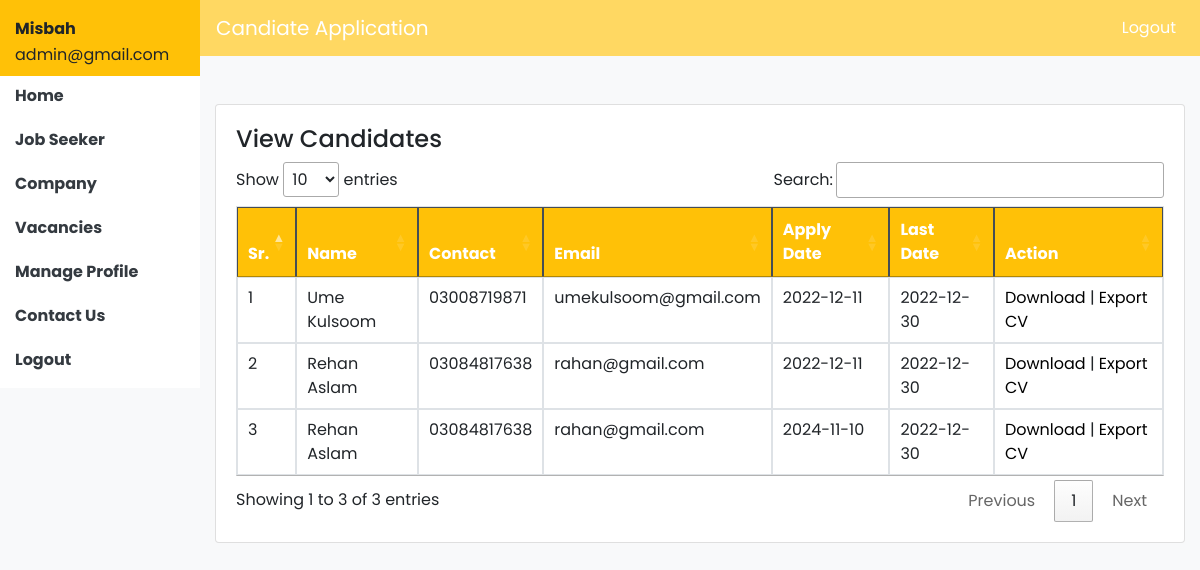
The page /admin/vacancies_detail.php?id=1 (signed in) on the database its author committed.
### tables this page shows
CREATE TABLE `post_applied` (
  `id` int(11) NOT NULL,
  `job_seeker_id` int(11) NOT NULL,
  `vacancy_id` int(11) NOT NULL,
  `apply_date` date NOT NULL,
  `status` int(11) NOT NULL,
  `shortlist` int(11) NOT NULL
);

CREATE TABLE `job_seeker` (
  `id` int(11) NOT NULL,
  `name` varchar(80) NOT NULL,
  `contact` varchar(40) NOT NULL,
  `email` varchar(40) NOT NULL,
  `city` varchar(40) NOT NULL,
  `password` varchar(40) NOT NULL,
  `address` varchar(80) NOT NULL,
  `profile_img` varchar(80) NOT NULL,
  `status` int(11) NOT NULL
);

CREATE TABLE `vacancies` (
  `id` int(11) NOT NULL,
  `company_id` int(11) NOT NULL,
  `title` varchar(150) NOT NULL,
  `job_type` varchar(80) NOT NULL,
  `position` varchar(40) NOT NULL,
  `qualification` varchar(80) NOT NULL,
  `skills` varchar(200) NOT NULL,
  `experience` varchar(200) NOT NULL,
  `location` varchar(80) NOT NULL,
  `salary` varchar(40) NOT NULL,
  `last_date` date NOT NULL,
  `description` text NOT NULL,
  `added_on` date NOT NULL,
  `status` int(11) NOT NULL
);

### admin/session.php (called while the page is built, shortened)
<?php
include_once "../dbc.php";
$sql="select * from admin where email='".$_SESSION['admin']."'";
$result=mysqli_query($con,$sql);
$admin=mysqli_fetch_array($result);
?>

### admin/vacancies_detail.php (the view, shortened to what this page needs)
<?php
include_once "session.php";
include_once "header.php";
?>
<div class="container-fluid">
<div class="row">
<div class="col-md-2">
<?php
include_once "sidebar.php";
$id=$_REQUEST['id'];
?>
</div>
<div class="col-md-10">
<nav class="row navbar navbar-expand-lg navbar-dark" style="background-color: #FFD862;">
  <a class="navbar-brand" href="home.php">Candiate Application</a>
  <div class="collapse navbar-collapse" id="navbarSupportedContent">
    <ul class="navbar-nav ml-auto">
      <li class="nav-item active">
        <a class="nav-link" href="logout.php">Logout <span class="sr-only">(current)</span></a>
      </li>
    </ul>
  </div>
</nav>
<div class="card mt-5">
<div class="card-body">
<h4>View Candidates</h4>
<table class="table table-bordered mt-4" id="myTable">
<thead class="table-dark bg-warning">
<tr>
<th>Sr.</th>
<th>Name</th>
<th>Contact</th>
<th>Email</th>
<th>Apply Date</th>
<th>Last Date</th>
<th>Action</th>
</tr>
</thead>
<tbody>
<?php
$i=1;
$sql="select job_seeker.id, name, contact, email, resume, apply_date, last_date from post_applied INNER JOIN job_seeker on job_seeker.id=post_applied.job_seeker_id INNER JOIN job_seeker_profile on job_seeker.id=job_seeker_profile.job_seeker_id INNER JOIN vacancies on vacancies.id=post_applied.vacancy_id where vacancy_id='$id'";
$result=mysqli_query($con,$sql);
if(mysqli_num_rows($result)>0){
while($row=mysqli_fetch_array($result)){
?>
<tr>
<td><?php echo $i++;?></td>
<td><?php echo $row['name'];?></td>
<td><?php echo $row['contact'];?></td>
<td><?php echo $row['email'];?></td>
<td><?php echo $row['apply_date'];?></td>
<td><?php echo $row['last_date'];?></td>
<td>
<a href="../resume/<?php echo $row['resume'];?>" download>Download</a> |
<a href="export_cv.php?id=<?php echo $row['id'];?>">Export CV</a>
</td>
</tr>
<?php
}
 }
 else{ ?>
  <tr>
<td class="text-center" colspan="7">No Record Found</td>
</tr>
 <?php } ?>
</tbody>
</table>
</div>
</div>
</div>
</div>
</div>

### admin/sidebar.php
<div class="row">
<div class="col-md-12 bg-warning">
<p class="pt-4 line-height"><strong><?php echo $admin['name'];?></strong></p>
<p class="line-height"><?php echo $admin['email'];?></p>
</div>
</div>
<div class="row bg-white">
<div class="col-md-12">
<p class="pt-2"><b><a href="home.php" class="text-dark">Home</a></b></p>
<p class="pt-1"><b><a href="job_seeker.php" class="text-dark">Job Seeker</a></b></p>
<p class="pt-1"><b><a href="company.php" class="text-dark">Company</a></b></p>
<p class="pt-1"><b><a href="vacancies.php" class="text-dark">Vacancies</a></b></p>
<p class="pt-1"><b><a href="profile.php" class="text-dark">Manage Profile</a></b></p>
<p class="pt-1"><b><a href="contact.php" class="text-dark">Contact Us</a></b></p>
<p class="pt-1"><b><a href="logout.php" class="text-dark">Logout</a></b></p>
</div>
</div>

### css/style.css (style rules this page uses)
* { font-family: 'Gentium Book Basic', serif; font-family: 'Lora', serif; font-family: 'Nunito', sans-serif; font-family: 'Poppins', sans-serif; }
a { color:black; }
.line-height { line-height:10px; }

### rows shown on the page
post_applied: job_seeker.name "Ume Kulsoom", job_seeker.contact "03008719871", job_seeker.email "umekulsoom@gmail.com", apply_date "2022-12-11", vacancy.last_date "2022-12-30"
post_applied: job_seeker.name "Rehan Aslam", job_seeker.contact "03084817638", job_seeker.email "rahan@gmail.com", apply_date "2022-12-11", vacancy.last_date "2022-12-30"
post_applied: job_seeker.name "Rehan Aslam", job_seeker.contact "03084817638", job_seeker.email "rahan@gmail.com", apply_date "2024-11-10", vacancy.last_date "2022-12-30"

### other values the page prints
$admin['name'] "Misbah"
$admin['email'] "admin@gmail.com"
